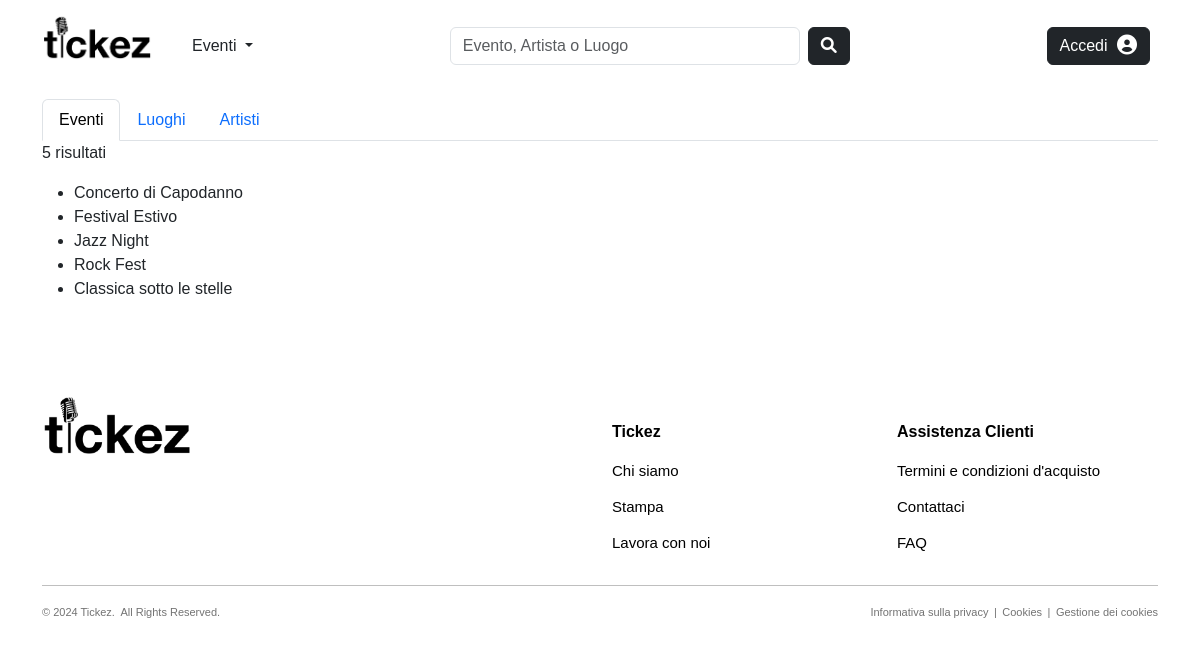
The app's page /common/search/, older data.
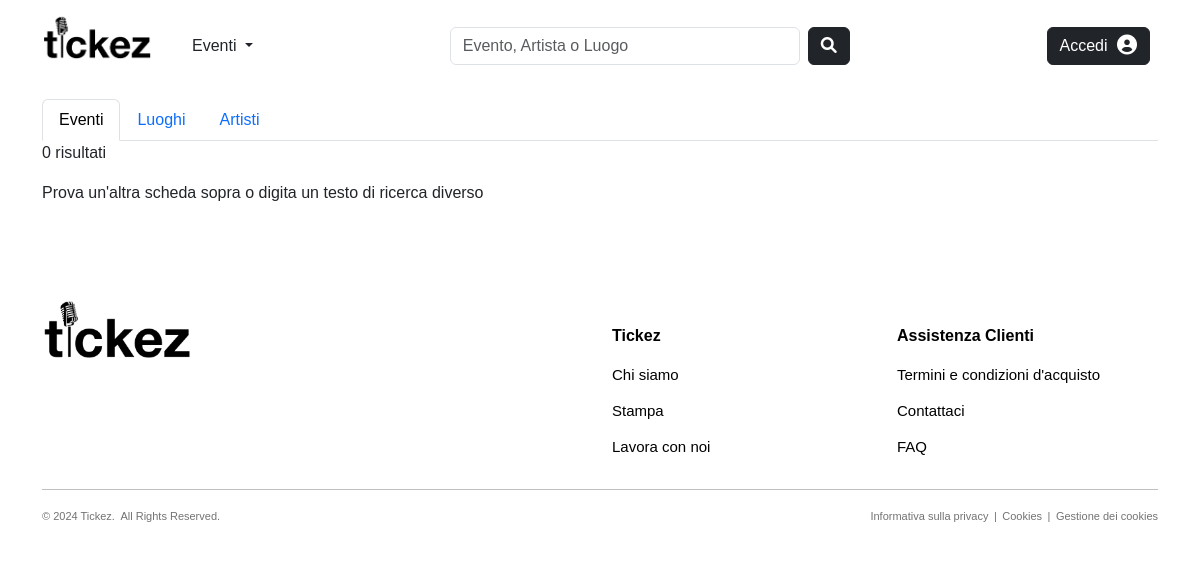
The same page, newer data.
### products/models.py (models this page shows, shortened)
class Evento(models.Model):
    CATEGORY_CHOICES = [
        ('Concerti', 'Concerti'),
        ('Festival', 'Festival'),
        ('Teatro', 'Teatro')
    ]
    nome = models.CharField(max_length=100, null=False, blank=False)
    slug = models.SlugField(max_length=200, null=False, unique=True, blank=True)
    categoria = models.CharField(max_length=100, choices=CATEGORY_CHOICES, null=False, blank=False)
    descrizione = models.TextField(null=True, blank=True, default='')
    data_ora = models.DateTimeField(null=False, blank=False, default=timezone.now)
    organizzatore = models.ForeignKey(to='users.Organizzatore', on_delete=models.CASCADE, null=False, blank=False, related_name='eventi_organizzati')
    luogo = models.ForeignKey(to='common.Luogo', on_delete=models.CASCADE, null=False, blank=False, related_name='eventi_programmati')
    followers = models.ManyToManyField(to='users.Utente', blank=True, default=None, related_name='eventi_preferiti')
    def get_absolute_url(self):
        return reverse("products:event-details", kwargs={"slug": self.slug, "pk": self.pk})
    class Meta:
        verbose_name_plural = 'Eventi'

### common/views.py (the view)
# urls.py: path('search/', views.search_results, name="search-results"),
def search_results(request):
    events = Evento.objects.all()
    venues = Luogo.objects.all()
    artists = Organizzatore.objects.all()
    keywords = request.GET.get('keywords', '').strip()
    if keywords:
        search_terms = keywords.split()
        for term in search_terms:
            events = events.filter(nome__icontains=term)
            venues = venues.filter(nome__icontains=term)
            artists = artists.filter(nome__icontains=term)
    return render(request, 'common/search_results.html', {
        'events': events.order_by('data_ora'),
        'venues': venues.order_by('nome'),
        'artists': artists.order_by('nome'),
        'keywords': keywords})

### common/models.py (called while the page is built)
    def get_absolute_url(self):
        return reverse("common:venue-details", kwargs={"slug": self.slug, "pk": self.pk})

### users/models.py (called while the page is built)
    def get_absolute_url(self):
        return reverse("users:artist-details", kwargs={"slug": self.slug, "pk": self.pk})

### common/templates/common/search_results.html (shortened to what this page needs)
{% extends "base.html" %}
{% block content %}
    <div class="container">
        <ul class="nav nav-tabs" id="myTab" role="tablist">
          <li class="nav-item" role="presentation">
            <button class="nav-link active" id="events-tab" data-bs-toggle="tab" data-bs-target="#events" type="button" role="tab" aria-controls="events" aria-selected="true">Eventi</button>
          </li>
          <li class="nav-item" role="presentation">
            <button class="nav-link" id="venues-tab" data-bs-toggle="tab" data-bs-target="#venues" type="button" role="tab" aria-controls="venues" aria-selected="false">Luoghi</button>
          </li>
          <li class="nav-item" role="presentation">
            <button class="nav-link" id="artists-tab" data-bs-toggle="tab" data-bs-target="#artists" type="button" role="tab" aria-controls="artists" aria-selected="false">Artisti</button>
          </li>
        </ul>
        <div class="tab-content">
            <div class="tab-pane fade show active" id="events" role="tabpanel" aria-labelledby="events-tab">
                <p>{{events.count}} risultati
                </p>
                {% if events %}
                <ul>
                    {% for e in events %}
                        <a href="{{ e.get_absolute_url }}" style="text-decoration: none; color: inherit;">
                            <li>{{ e.nome }}</li>
                        </a>
                    {% endfor %}
                </ul>
                {% else %}
                    <p>Prova un'altra scheda sopra o digita un testo di ricerca diverso</p>
                {% endif %}
            </div>
        </div>
    </div>
{% endblock %}

Row changes from the older to the newer data that the page shows:
removed Evento: nome "Concerto di Capodanno"
removed Evento: nome "Festival Estivo"
removed Evento: nome "Jazz Night"
removed Evento: nome "Rock Fest"
removed Evento: nome "Classica sotto le stelle"
Text that changed along with them:
{{ events.count }}: "5" → "0"
text now shown: "Prova un'altra scheda sopra o digita un testo di ricerca diverso"
